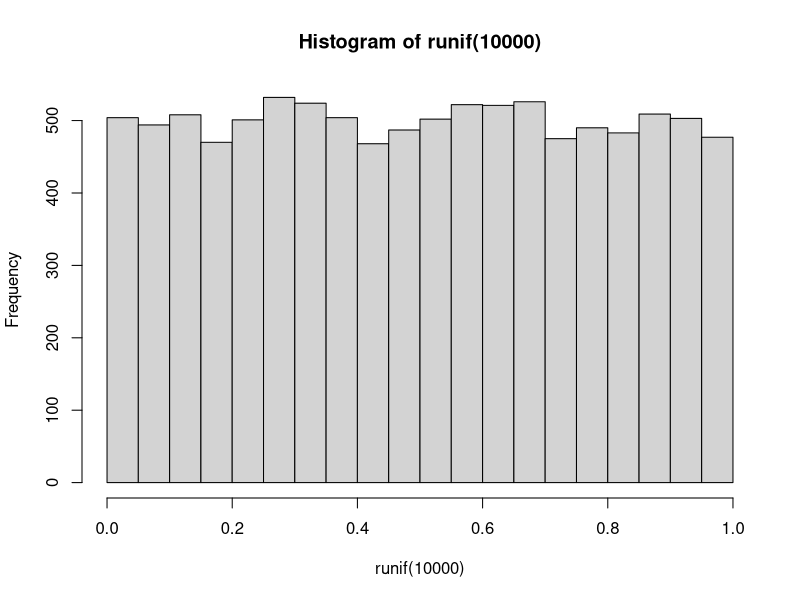
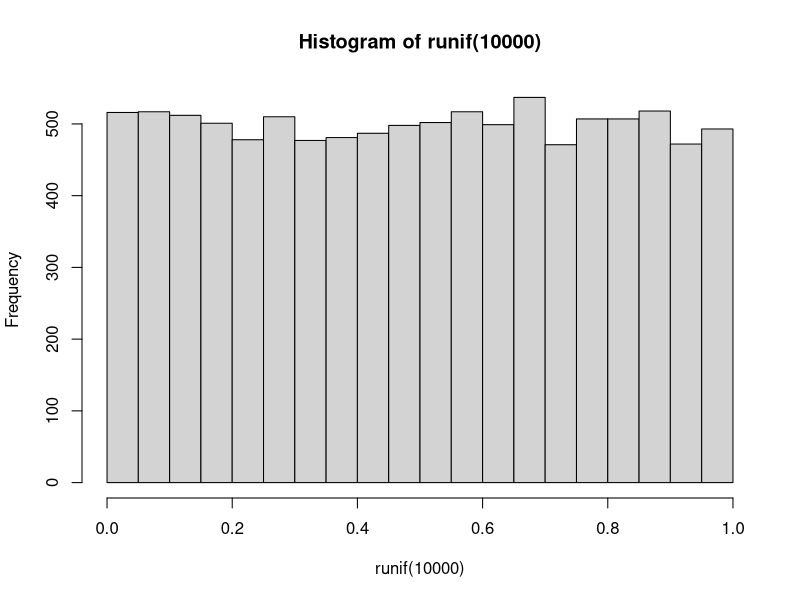
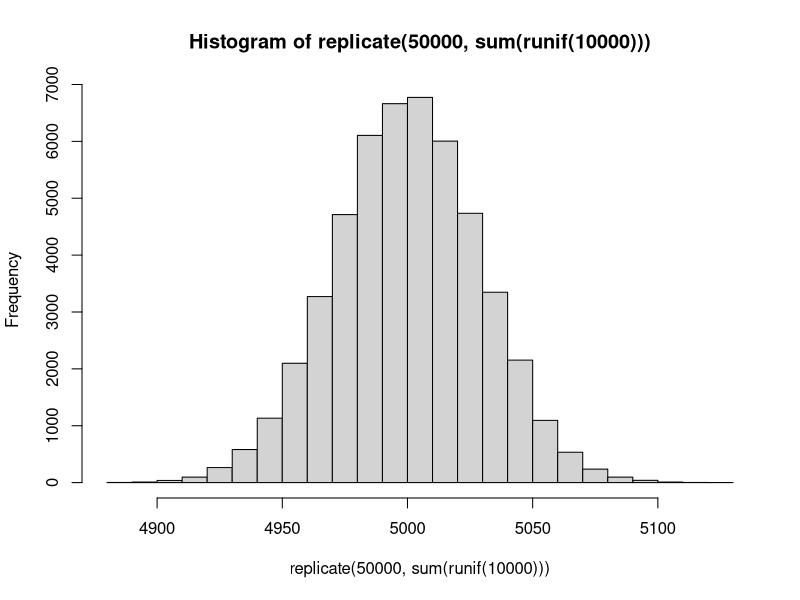

Recreate these plots in R, in order.
## ---- chunk 1

#---------- RSTUDIO STARTER V 2.0  --------------#
#                    -Prepared with care by  AM ;D
                
                                                                          
knitr::opts_chunk$set(echo = TRUE, 
                      message = FALSE, 
                      warning = FALSE)      
library(tidyverse)                
library(ggthemes)                    

theme_set(theme_tufte() +                                     
  theme(text=element_text(family="sans")))  

studentSurvey <- read_csv("Student Data.csv")
deathPenaltyData <- read_csv("death penalty data.csv")
housingData <- read_csv("../Data/House-Sales.csv")
#------------------------------------------------#
## ---- chunk 2
1/36
## ---- chunk 3
18/6^4
## ---- chunk 4
1-(5/6)^10
## ---- chunk 5
1 - (1/2)^20
## ---- chunk 6
5/42
## ---- chunk 7
5/42
## ---- chunk 8
19/42
## ---- chunk 9
19/42+28/42-15/42
## ---- chunk 10
12/42
## ---- chunk 11
1/42
## ---- chunk 12
(19/42)*(6/42)
## ---- chunk 13
6/26
## ---- chunk 14
.45*.51
## ---- chunk 15
.03*.95
## ---- chunk 16
.03*.05
## ---- chunk 17
.97*.15
## ---- chunk 18
.97*.85
## ---- chunk 19
.0285+.1455
## ---- chunk 20
.0285/.174
## ---- chunk 21
.0009 + .20979
## ---- chunk 22
.0009/.21069
## ---- chunk 23
.0001/(.0001+.78921)
## ---- chunk 24
0.004271679/0.0001266929
## ---- chunk 25
hist(runif(10000))
## ---- chunk 26
runif(1)
## ---- chunk 27
runif(10)
## ---- chunk 28
hist(runif(10000))
## ---- chunk 29
hist(replicate(50000, sum(runif(10000))))
## ---- chunk 30
1-.8997
## ---- chunk 31
.9940 - .2061
